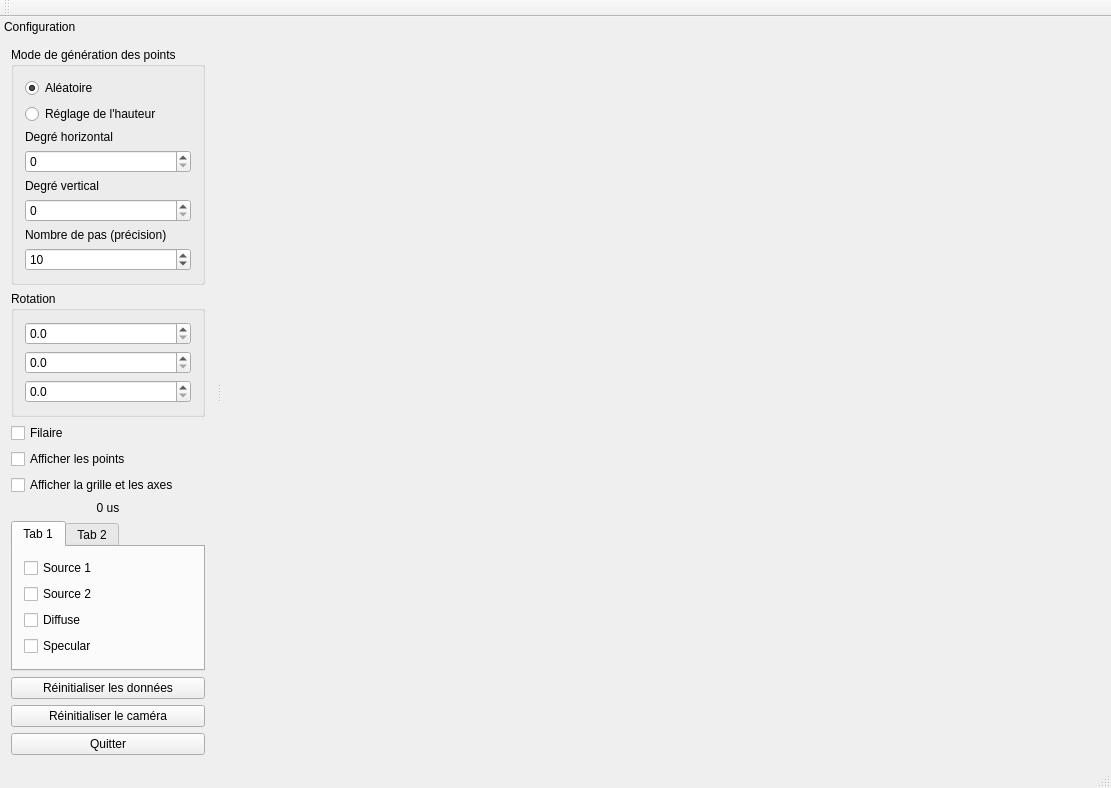
<?xml version="1.0" encoding="UTF-8"?>
<ui version="4.0">
 <class>math5a_bezierForm</class>
 <widget class="QMainWindow" name="math5a_bezierForm">
  <property name="geometry">
   <rect>
    <x>0</x>
    <y>0</y>
    <width>1111</width>
    <height>722</height>
   </rect>
  </property>
  <property name="windowTitle">
   <string>Math5A ESGI - Bézier 3D</string>
  </property>
  <widget class="QWidget" name="centralWidget">
   <layout class="QHBoxLayout" name="horizontalLayout_2">
    <item>
     <layout class="QHBoxLayout" name="centralLayout"/>
    </item>
   </layout>
  </widget>
  <widget class="QMenuBar" name="menuBar">
   <property name="geometry">
    <rect>
     <x>0</x>
     <y>0</y>
     <width>1111</width>
     <height>21</height>
    </rect>
   </property>
  </widget>
  <widget class="QToolBar" name="mainToolBar">
   <attribute name="toolBarArea">
    <enum>TopToolBarArea</enum>
   </attribute>
   <attribute name="toolBarBreak">
    <bool>false</bool>
   </attribute>
  </widget>
  <widget class="QStatusBar" name="statusBar"/>
  <widget class="QDockWidget" name="dockWidget">
   <property name="features">
    <set>QDockWidget::NoDockWidgetFeatures</set>
   </property>
   <property name="windowTitle">
    <string>Configuration</string>
   </property>
   <attribute name="dockWidgetArea">
    <number>1</number>
   </attribute>
   <widget class="QWidget" name="dockWidgetContents">
    <layout class="QVBoxLayout" name="verticalLayout_2">
     <item>
      <widget class="QGroupBox" name="groupMode">
       <property name="title">
        <string>Mode de génération des points</string>
       </property>
       <layout class="QVBoxLayout" name="verticalLayout_3">
        <item>
         <widget class="QRadioButton" name="rbRandom">
          <property name="text">
           <string>Aléatoire</string>
          </property>
          <property name="checked">
           <bool>true</bool>
          </property>
         </widget>
        </item>
        <item>
         <widget class="QRadioButton" name="rbAdjust">
          <property name="text">
           <string>Réglage de l'hauteur</string>
          </property>
         </widget>
        </item>
        <item>
         <widget class="QLabel" name="laHorizontal">
          <property name="text">
           <string>Degré horizontal</string>
          </property>
         </widget>
        </item>
        <item>
         <widget class="QSpinBox" name="spinHori">
          <property name="minimum">
           <number>0</number>
          </property>
          <property name="maximum">
           <number>20</number>
          </property>
          <property name="value">
           <number>0</number>
          </property>
         </widget>
        </item>
        <item>
         <widget class="QLabel" name="laVertical">
          <property name="text">
           <string>Degré vertical</string>
          </property>
         </widget>
        </item>
        <item>
         <widget class="QSpinBox" name="spinVerti">
          <property name="minimum">
           <number>0</number>
          </property>
          <property name="maximum">
           <number>20</number>
          </property>
          <property name="value">
           <number>0</number>
          </property>
         </widget>
        </item>
        <item>
         <widget class="QLabel" name="laPrecision">
          <property name="text">
           <string>Nombre de pas (précision)</string>
          </property>
         </widget>
        </item>
        <item>
         <widget class="QSpinBox" name="spinPrecision">
          <property name="minimum">
           <number>2</number>
          </property>
          <property name="maximum">
           <number>1000</number>
          </property>
          <property name="value">
           <number>10</number>
          </property>
         </widget>
        </item>
       </layout>
      </widget>
     </item>
     <item>
      <widget class="QGroupBox" name="groupRotation">
       <property name="title">
        <string>Rotation</string>
       </property>
       <layout class="QVBoxLayout" name="verticalLayout">
        <item>
         <widget class="QDoubleSpinBox" name="spinX">
          <property name="decimals">
           <number>1</number>
          </property>
          <property name="maximum">
           <double>359.899999999999977</double>
          </property>
          <property name="singleStep">
           <double>1.000000000000000</double>
          </property>
         </widget>
        </item>
        <item>
         <widget class="QDoubleSpinBox" name="spinY">
          <property name="decimals">
           <number>1</number>
          </property>
          <property name="maximum">
           <double>359.899999999999977</double>
          </property>
          <property name="singleStep">
           <double>1.000000000000000</double>
          </property>
         </widget>
        </item>
        <item>
         <widget class="QDoubleSpinBox" name="spinZ">
          <property name="decimals">
           <number>1</number>
          </property>
          <property name="maximum">
           <double>359.899999999999977</double>
          </property>
          <property name="singleStep">
           <double>1.000000000000000</double>
          </property>
         </widget>
        </item>
       </layout>
      </widget>
     </item>
     <item>
      <widget class="QCheckBox" name="cbShowWireframe">
       <property name="text">
        <string>Filaire</string>
       </property>
      </widget>
     </item>
     <item>
      <widget class="QCheckBox" name="cbShowPoints">
       <property name="text">
        <string>Afficher les points</string>
       </property>
      </widget>
     </item>
     <item>
      <widget class="QCheckBox" name="cbShowGrid">
       <property name="text">
        <string>Afficher la grille et les axes</string>
       </property>
      </widget>
     </item>
     <item>
      <widget class="QLabel" name="laTimeCalcSurface">
       <property name="text">
        <string>0 us</string>
       </property>
       <property name="alignment">
        <set>Qt::AlignCenter</set>
       </property>
      </widget>
     </item>
     <item>
      <widget class="QTabWidget" name="tabWidget">
       <widget class="QWidget" name="tab">
        <attribute name="title">
         <string>Tab 1</string>
        </attribute>
        <layout class="QVBoxLayout" name="verticalLayout_4">
         <item>
          <widget class="QCheckBox" name="checkBox_0">
           <property name="text">
            <string>Source 1</string>
           </property>
          </widget>
         </item>
         <item>
          <widget class="QCheckBox" name="checkBox_1">
           <property name="text">
            <string>Source 2</string>
           </property>
          </widget>
         </item>
         <item>
          <widget class="QCheckBox" name="checkBox_2">
           <property name="text">
            <string>Diffuse</string>
           </property>
          </widget>
         </item>
         <item>
          <widget class="QCheckBox" name="checkBox_3">
           <property name="text">
            <string>Specular</string>
           </property>
          </widget>
         </item>
        </layout>
       </widget>
       <widget class="QWidget" name="tab_2">
        <attribute name="title">
         <string>Tab 2</string>
        </attribute>
       </widget>
      </widget>
     </item>
     <item>
      <spacer name="verticalSpacer">
       <property name="orientation">
        <enum>Qt::Vertical</enum>
       </property>
       <property name="sizeHint" stdset="0">
        <size>
         <width>20</width>
         <height>40</height>
        </size>
       </property>
      </spacer>
     </item>
     <item>
      <widget class="QPushButton" name="bResetData">
       <property name="text">
        <string>Réinitialiser les données</string>
       </property>
      </widget>
     </item>
     <item>
      <widget class="QPushButton" name="bResetCam">
       <property name="text">
        <string>Réinitialiser le caméra</string>
       </property>
       <property name="checkable">
        <bool>false</bool>
       </property>
      </widget>
     </item>
     <item>
      <widget class="QPushButton" name="bQuit">
       <property name="text">
        <string>Quitter</string>
       </property>
      </widget>
     </item>
    </layout>
   </widget>
  </widget>
 </widget>
 <layoutdefault spacing="6" margin="11"/>
 <resources/>
 <connections/>
</ui>
